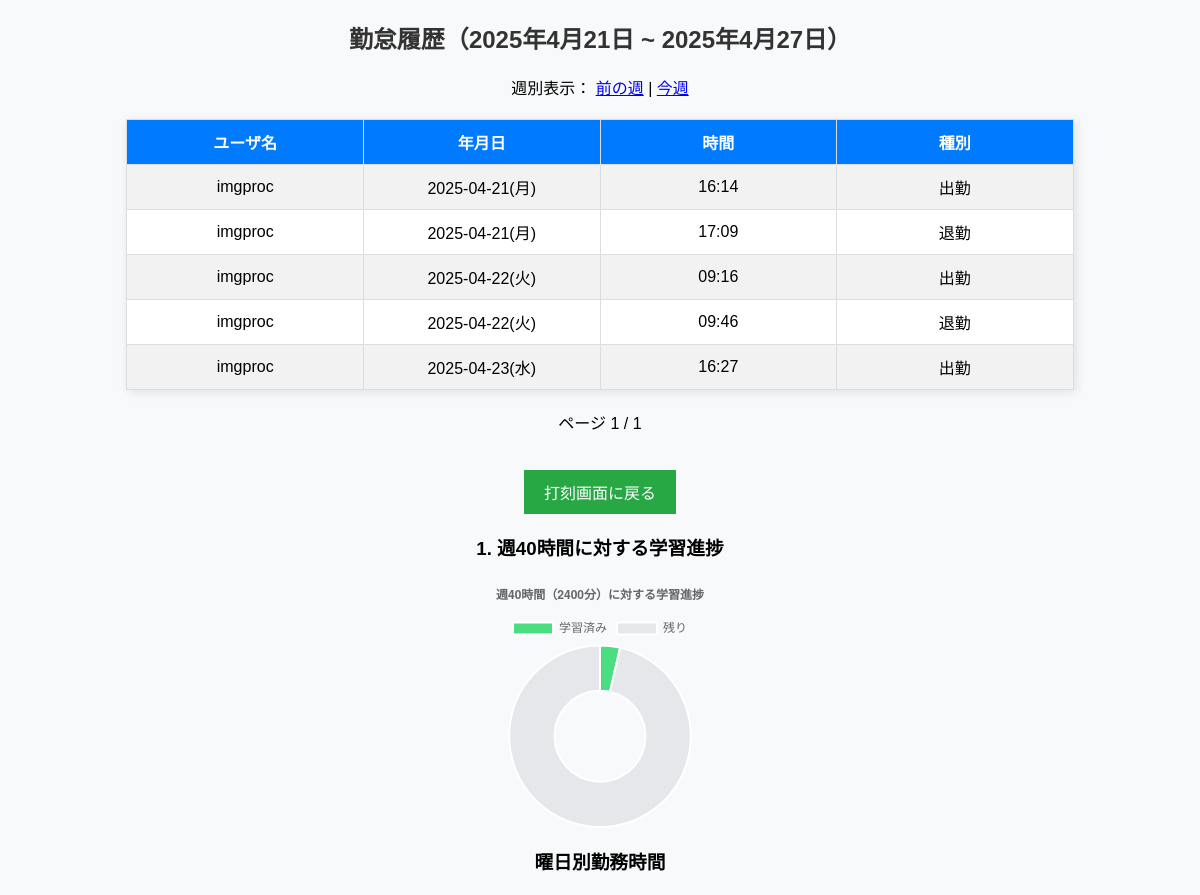
Before: /history/ (signed in, upper part) with the older database file.
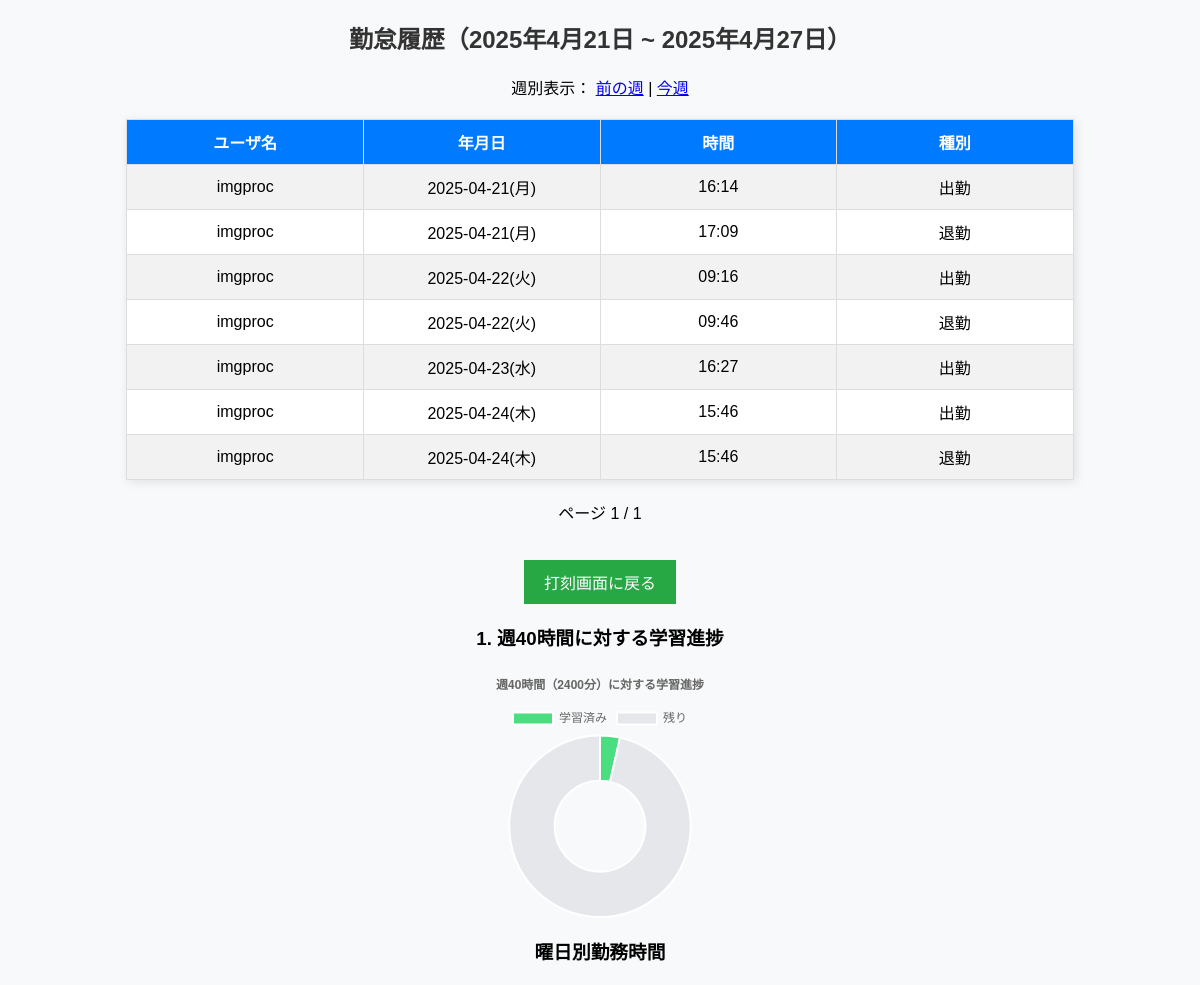
After: the same page with the newer database file.
### attendance/models.py (models this page shows, shortened)
class AttendanceLog(models.Model):
    TYPE_CHOICES = [
        ('in', '出勤'),
        ('out', '退勤'),
    ]
    user = models.ForeignKey(User, on_delete=models.CASCADE)
    type = models.CharField(max_length=3, choices=TYPE_CHOICES)
    timestamp = models.DateTimeField(auto_now_add=True)
    timestamp__date=timezone.now().date()

### attendance/views.py (the view)
# urls.py: path('history/', views.history_view, name='history'),
@login_required
def history_view(request):
    week_number = int(request.GET.get('week', 0))  # 週番号（0: 今週、1: 先週…）
    today = datetime.today().date()
    start_of_week = today - timedelta(days=today.weekday()) - timedelta(weeks=week_number)
    end_of_week = start_of_week + timedelta(days=6)
    logs_list = AttendanceLog.objects.filter(
        user=request.user, timestamp__date__range=[start_of_week, end_of_week]
    ).order_by('timestamp')
    paired_sessions = []
    current_in = None
    for log in logs_list:
        if log.type == 'in':
            current_in = log.timestamp
        elif log.type == 'out' and current_in:
            paired_sessions.append((current_in, log.timestamp))
            current_in = None
    weekdays = ['月', '火', '水', '木', '金', '土', '日']
    weekly_minutes = defaultdict(int)
    presence_distribution = {day: [] for day in weekdays}
    for start, end in paired_sessions:
        weekday = weekdays[start.weekday()]
        duration = int((end - start).total_seconds() // 60)
        weekly_minutes[weekday] += duration
        start_hour = round(start.hour + start.minute / 60, 2)
        end_hour = round(end.hour + end.minute / 60, 2)
        presence_distribution[weekday].append([start_hour, end_hour])
    paginator = Paginator(logs_list, 10)
    page_number = request.GET.get('page')
    page_obj = paginator.get_page(page_number)
    total_minutes = sum(weekly_minutes.values())
    remaining_minutes = max(0, 2400 - total_minutes)  # 2400分 = 40時間
    return render(request, 'attendance/history.html', {
        'page_obj': page_obj,
        'week_number': week_number,
        'start_of_week': start_of_week,
        'end_of_week': end_of_week,
        'weekly_labels': list(weekly_minutes.keys()),
        'weekly_data': list(weekly_minutes.values()),
        'presence_distribution': presence_distribution,
        'total_minutes': total_minutes,
        'remaining_minutes': remaining_minutes,
    })

### attendance/templates/attendance/history.html (shortened to what this page needs)
<!DOCTYPE html>
<html lang="ja">
<head>
</head>
<body>
  <h2>勤怠履歴（{{ start_of_week }} ~ {{ end_of_week }}）</h2>
  <p>週別表示：
    <a href="?week={{ week_number|add:1 }}">前の週</a> |
    <a href="?week=0">今週</a>
  </p>
  <table border="1">
    <tr>
      <th>ユーザ名</th>
      <th>年月日</th>
      <th>時間</th>
      <th>種別</th>
    </tr>
    {% for log in page_obj %}
      <tr>
        <td>{{ log.user.username }}</td>
        <td>{{ log.timestamp|date:"Y-m-d(D)" }}</td>
        <td>{{ log.timestamp|date:"H:i" }}</td>
        <td>{{ log.get_type_display }}</td>
      </tr>
    {% empty %}
      <tr><td colspan="4">勤怠記録がありません。</td></tr>
    {% endfor %}
  </table>
  <div>
    <span>ページ {{ page_obj.number }} / {{ page_obj.paginator.num_pages }}</span>
    <p>
      <a href="{% url 'logout_to_top' %}">
          <button type="button">打刻画面に戻る</button>
      </a>
    </p>
  </div>
  <h3>1. 週40時間に対する学習進捗</h3>
  <div style="width: 250px; height: 250px; margin: 0 auto;">
    <canvas id="donutChart"></canvas>
  </div>
  <h3>曜日別勤務時間</h3>

Changed rows visible on the page:
added AttendanceLog: user.username "imgproc", timestamp "2025-04-24(木)", timestamp "15:46", type "出勤"
added AttendanceLog: user.username "imgproc", timestamp "2025-04-24(木)", timestamp "15:46", type "退勤"
